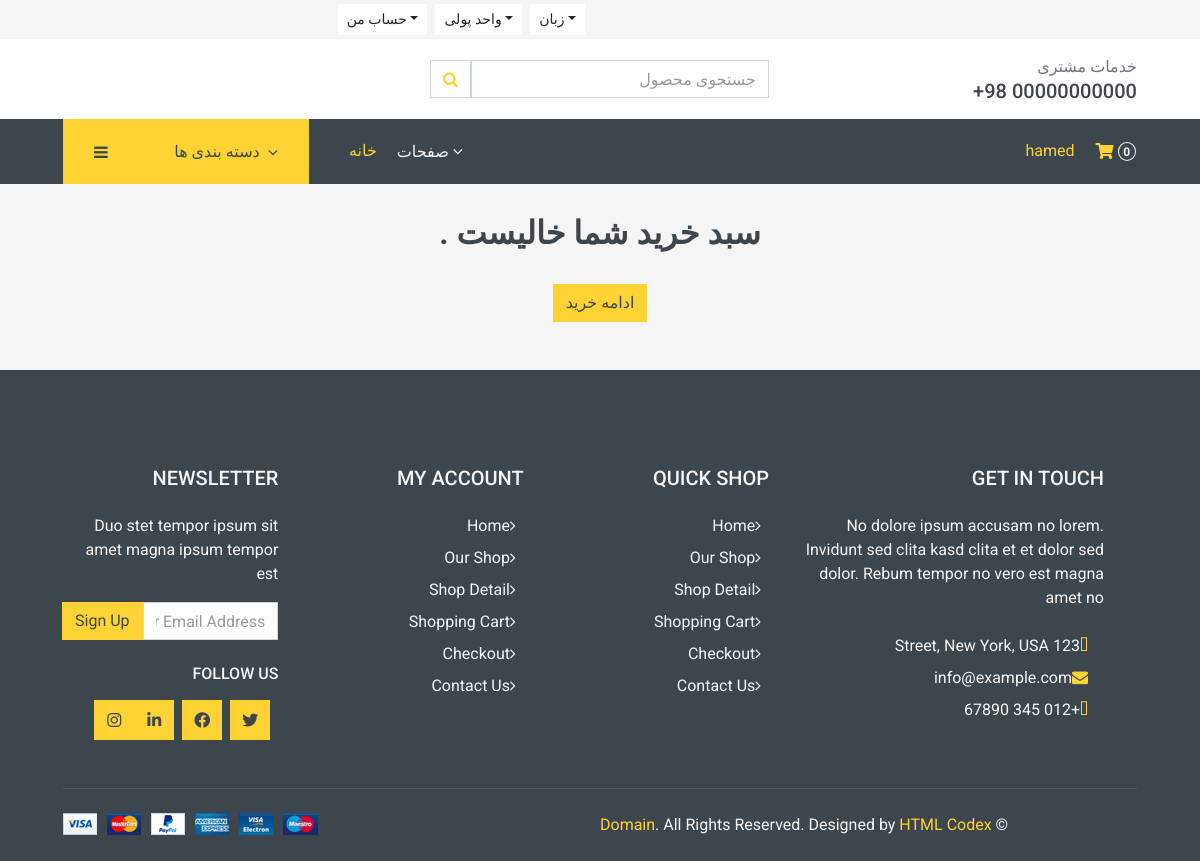
Page /cart/ (signed in) on the earlier database version.
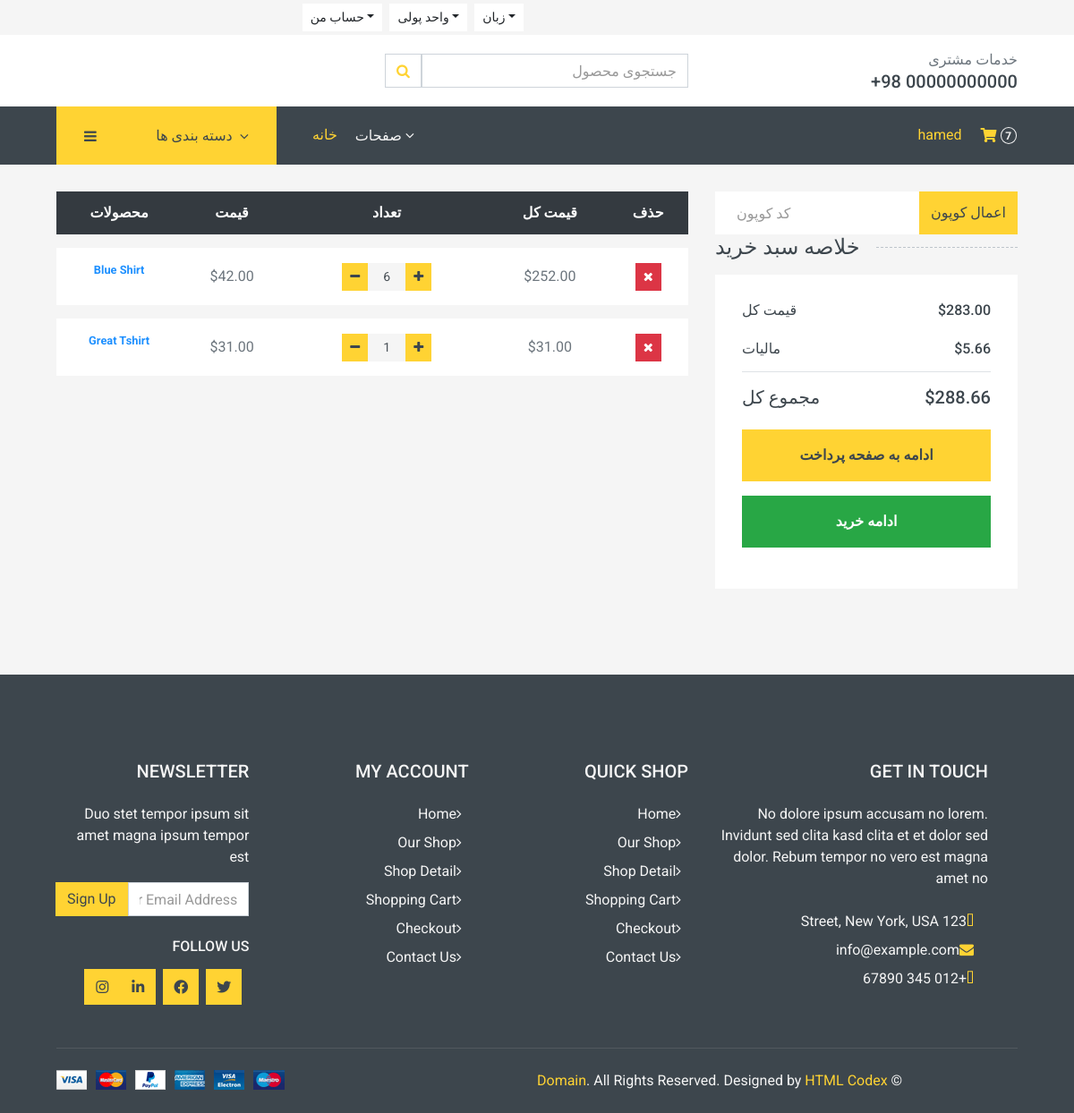
Same page on the later database version.
### accounts/models.py (models this page shows, shortened)
class Account(AbstractBaseUser):
    first_name = models.CharField(_("اسم"), max_length=50)
    last_name = models.CharField(_("نام خوانوادگی"), max_length=50)
    username = models.CharField(_("نام کاربری"), max_length=50, unique=True)
    email = models.EmailField(_("ادرس ایمیل"), max_length=254, unique=True)
    phone_number = models.CharField(
        _("شماره تماس"), max_length=50, unique=True, blank=True, null=True)
    objects = MyAccountManager()
    date_joined = models.DateTimeField(
        _("زمان ثبت نام"), auto_now=False, auto_now_add=True)
    last_login = models.DateTimeField(
        _("اخرین ورود"), auto_now=False, auto_now_add=True)
    is_admin = models.BooleanField(
        _("کاربر مورد نظر ادمین است ؟"), default=False)
    is_staff = models.BooleanField(
        _("کاربر مورد نظر کارمند است ؟"), default=False)
    is_active = models.BooleanField(
        _("کاربر مورد نظر فعال است ؟"), default=False)
    is_superadmin = models.BooleanField(
        _("کاربر مورد نظر ادمین اصلی است ؟"), default=False)
    USERNAME_FIELD = 'email'
    REQUIRED_FIELDS = ['username', 'first_name', 'last_name']
    class Meta:
        verbose_name = 'اکانت'
        verbose_name_plural = 'اکانت‌ها'

### carts/models.py (models this page shows, shortened)
class CartItem(models.Model):
    user = models.ForeignKey(
        "accounts.Account", verbose_name=_("کاربر"),
        on_delete=models.CASCADE, null=True)
    product = models.ForeignKey(Product, on_delete=models.CASCADE)
    cart = models.ForeignKey(Cart, on_delete=models.CASCADE, null=True)
    quantity = models.IntegerField()
    is_active = models.BooleanField(default=True)
    variations = models.ManyToManyField(
        Variation, verbose_name=_("واریانت ها"), blank=True)
    def sub_total(self):
        return self.product.price * self.quantity
    class Meta:
        verbose_name = ("کالا سبد خرید")
        verbose_name_plural = ("کالاهای سبد خرید")

### store/models.py (models this page shows, shortened)
class Product(models.Model):
    title = models.CharField(max_length=50, unique=True)
    slug = models.SlugField(max_length=50, unique=True)
    concise = models.TextField(max_length=500, blank=True)
    description = models.TextField(max_length=500, blank=True)
    information = models.TextField(max_length=500, blank=True)
    color = models.CharField(max_length=55, default='سفید')
    size = models.CharField(max_length=55, default='بزرگ')
    price = models.DecimalField(max_digits=10, decimal_places=2)
    image = models.ImageField(upload_to='images/product_images',
                              height_field=None,
                              width_field=None,
                              max_length=None)
    stock = models.IntegerField()
    is_available = models.BooleanField(default=False)
    category = models.ForeignKey(
        Category, verbose_name='دسته بندی', on_delete=models.CASCADE)
    created_date = models.DateField(auto_now=False, auto_now_add=True)
    modified_date = models.DateTimeField(auto_now=True, auto_now_add=False)
    discount = models.DecimalField(max_digits=10, decimal_places=2, default=0)
    def get_url(self):
        return reverse('products_detail', args=[self.category.slug, self.slug])
    class Meta:
        verbose_name = ("محصول")
        verbose_name_plural = ("محصولات")

### carts/views.py (the view)
# urls.py: path('', cart, name='cart_page'),
def cart(request, total=0, quantity=0, cart_items=None):
    try:
        tax = 0
        grand_total = 0
        if request.user.is_authenticated:
            cart_items = CartItem.objects.filter(
                user=request.user, is_active=True)
        else:
            cart = Cart.objects.get(cart_id=_cart_id(request))
            cart_items = CartItem.objects.filter(cart=cart, is_active=True)
        for cart_item in cart_items:
            total += (cart_item.product.price * cart_item.quantity)
            quantity += cart_item.quantity
        tax = (2 * total)/100
        grand_total = total + tax
    except ObjectDoesNotExist:
        cart_items = []  # تعیین مقدار پیش‌فرض برای cart_items
    context = {
        'total': total,
        'quantity': quantity,
        'cart_items': cart_items,
        'tax': tax,
        'grand_total': grand_total,
    }
    return render(request, 'store/cart.html', context)

### templates/store/cart.html (shortened to what this page needs)
{% extends "base.html" %}
{% load static %}
{% block main %}
    <div class="container-fluid">
      {% if not cart_items %}
        <h2 class='text-center rtl'>. سبد خرید شما خالیست </h2>
        <div class='text-center'>
          <a href='{% url "store" %}' class='btn btn-primary' > ادامه خرید</a>
        </div>
    {% else %}
      <div class="row px-xl-5">
        <div class="col-lg-8 table-responsive mb-5">
          <table class="table table-light table-borderless table-hover text-center mb-0">
            <thead class="thead-dark">
              <tr>
                <th>محصولات</th>
                <th>قیمت</th>
                <th>تعداد</th>
                <th>قیمت کل</th>
                <th>حذف</th>
              </tr>
            </thead>
            <tbody class="align-middle">
              {% for cart_item in cart_items %}
                  <tr>
                    <td class="align-middle">
                      <figcaption class='info'>
                        <a href='{{ cart_item.product.get_url }}' class='text-muted small'>
                          <strong class="colorful">{{cart_item.product.title}}</strong>
                        </a>
                      </figcaption>
                    </td>
                    <td class="align-middle">${{cart_item.product.price}}</td>
                    <td class="align-middle">
                      <div class="col">
                        <div class="input-group mx-auto" style="width: 100px;" >
                            <div class="input-group-btn">
                            <a href="{% url 'cart:remove_from_cart_page' cart_item.product.id cart_item.id %}" class="btn btn-sm btn-primary btn-minus" type="button"> <i class="fa fa-minus"></i> </a>
                            </div>
                            <input type="text" class="form-control form-control-sm bg-secondary border-0 text-center"  value="{{cart_item.quantity}}">
                            <div class="input-group-btn">
                                <form action="{% url 'cart:add_to_cart_page' cart_item.product.id  %}" method='POST'>
                                    <button class="btn btn-sm btn-primary btn-plus" type="submit" id="button-minus"> <i class="fa fa-plus"></i> </button>
                                </form>
                            </div>
                        </div>
                    </td>
                    <td class="align-middle">${{cart_item.sub_total}}</td>
                    <td class="align-middle">
                      <a href='{% url "cart:delete_cart_item_page" cart_item.product.id cart_item.id %}' onclick="return confirm('ایا مطمعئن هستین میخواهید این محصول را حذف کنید؟')" class="btn btn-sm btn-danger"><i class="fa fa-times"></i></a>
                    </td>
                  </tr>
              {% endfor %}
            </tbody>
          </table>
        </div>
        <div class="col-lg-4">
            <div class="input-group">
              <input type="text" class="form-control border-0 p-4 floatformat : right" placeholder="کد کوپون" />
              <div class="input-group-append">
                <button class="btn btn-primary">اعمال کوپون</button>
              </div>
            </div>
          <h5 class="section-title position-relative text-uppercase mb-3"><span class="bg-secondary pr-3">خلاصه سبد خرید</span></h5>
          <div class="bg-light p-30 mb-5">
            <div class="border-bottom pb-2">
              <div class="d-flex justify-content-between mb-3">
                <h6>قیمت کل</h6>
                <h6>${{total}}</h6>
              </div>
              <div class="d-flex justify-content-between">
                <h6 class="font-weight-medium">مالیات</h6>
                <h6 class="font-weight-medium">${{tax}}</h6>
              </div>
            </div>
            <div class="pt-2">
              <div class="d-flex justify-content-between mt-2">
                <h5>مجموع کل</h5>
                <h5>${{grand_total}}</h5>
              </div>
              <a href="{% url "cart:checkout_page" %}" class="btn btn-block btn-primary font-weight-bold my-3 py-3">ادامه به صفحه پرداخت</a>
              <a href="{% url 'store' %}" class="btn btn-block btn-success font-weight-bold my-3 py-3">ادامه خرید</a>
            </div>
          </div>
        </div>
      </div>
    {% endif %}
    </div>
{% endblock main %}

### templates/includes/navbar.html (shortened to what this page needs)
<div class="container-fluid">
  <div class="row bg-secondary py-1 px-xl-5">
    <div class="col-lg-6 text-center text-lg-right">
      <div class="d-inline-flex align-items-center">
        <div class="btn-group">
          <button type="button" class="btn btn-sm btn-light dropdown-toggle" data-toggle="dropdown">حساب من</button>
        </div>
        <div class="btn-group mx-2">
          <button type="button" class="btn btn-sm btn-light dropdown-toggle" data-toggle="dropdown">واحد پولی</button>
        </div>
        <div class="btn-group">
          <button type="button" class="btn btn-sm btn-light dropdown-toggle" data-toggle="dropdown">زبان</button>
        </div>
      </div>
    </div>
  </div>
  <div class="row align-items-center bg-light py-3 px-xl-5 d-none d-lg-flex">
    <div class="col-lg-4 col-6 text-left">
      <form action="{% url "search_page" %}" class='search' method='GET'>
        <div class="input-group">
          <input type="text" class="form-control" placeholder="جستجوی محصول" name='keyword' />
          <div class="input-group-append">
            <button type='submit' class="input-group-text bg-transparent text-primary"><i class="fa fa-search" ></i></button>
          </div>
        </div>
      </form>
    </div>
    <div class="col-lg-4 col-6 text-right">
      <p class="m-0">خدمات مشتری</p>
      <h5 class="m-0">+98 00000000000</h5>
    </div>
  </div>
</div>
<div class="container-fluid bg-dark mb-30">
  <div class="row px-xl-5">
    <div class="col-lg-3 d-none d-lg-block">
      <a class="btn d-flex align-items-center justify-content-end bg-primary w-100" data-toggle="collapse" href="#navbar-vertical" style="height: 65px; padding: 0 30px;">
        <i class="fa fa-bars text-dark mr-auto"></i>
        <h6 class="text-dark m-0">دسته بندی ها</h6>
        <i class="fa fa-angle-down text-dark ml-2"></i>
      </a>
    </div>
    <div class="col-lg-9">
      <nav class="navbar navbar-expand-lg bg-dark navbar-dark py-3 py-lg-0 px-0">
        <div class="collapse navbar-collapse justify-content-between" id="navbarCollapse">
          <div class="navbar-nav mr-auto py-0">
            <a href="{% url "home" %}" class="nav-item nav-link active">خانه</a>
            <div class="nav-item dropdown">
              <a href="#" class="nav-link dropdown-toggle" data-toggle="dropdown">صفحات <i class="fa fa-angle-down mt-1"></i></a>
            </div>
          </div>
          <div class="navbar-nav ml-auto py-0 d-none d-lg-block">
            {% if user.is_authenticated %}
            <a href="{% url 'account:logout_page' %}">
                {% if user.get_full_name %}
                    {{ user.get_full_name }}
                {% else %}
                    {{ user.username }}
                {% endif %}
            </a>
            {% else %}
                <a href="{% url 'account:login_page' %}" class="btn px-0 ml-3">
                    <i class="fas fa-sign-in-alt text-primary"></i>
                </a>
            {% endif %}
            <a href="{% url 'cart:cart_page' %}" class="btn px-0 ml-3">
              <i class="fas fa-shopping-cart text-primary"></i>
              <span class="badge text-secondary border border-secondary rounded-circle" style="padding-bottom: 2px;">{{cart_count}}</span>
            </a>
          </div>
        </div>
      </nav>
    </div>
  </div>
</div>

Differences in the rows shown:
added CartItem: product "Blue Shirt", product.price "42.00", quantity "6", sub_total "252.00"
added CartItem: product "Great Tshirt", product.price "31.00", quantity "1", sub_total "31.00"
Other differences:
{{ cart_count }}: "0" → "7"
{{ total }}: (not shown) → "283.00"
{{ tax }}: (not shown) → "5.66"
{{ grand_total }}: (not shown) → "288.66"
text no longer shown: ". سبد خرید شما خالیست"
text now shown: "محصولات قیمت تعداد قیمت کل حذف اعمال کوپون خلاصه سبد خرید قیمت کل $ مالیات $ مجموع کل $ ادامه به صفحه پرداخت"
